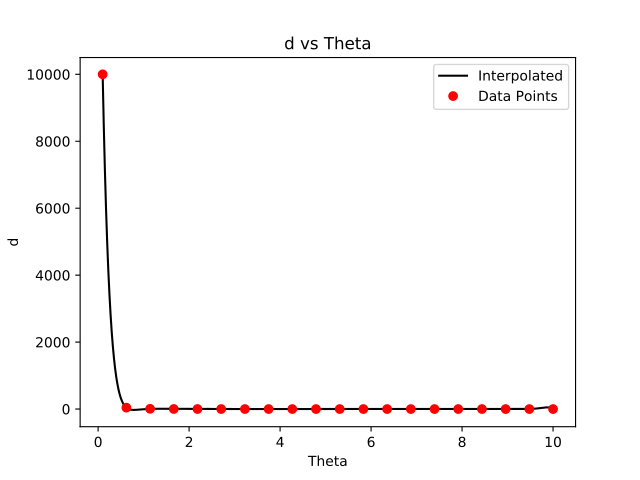

Write Python code to recreate this figure.
"""
Author: Pruthvi Suryadevara
Email:  pruthvi.suryadevara@tifr.res.in
Code to plot Mass as a function of radius

"""

import numpy as np
import matplotlib.pyplot as plt
import scipy.interpolate as inter
import scipy.optimize as root

Theta=float(input("Give a number between 0.1 and 10 : "))
if Theta>10 or Theta<0.1:
    print(" Input Theta is not between 0.1 and 10 ")
    exit()

d_arr=np.loadtxt('data.txt',skiprows=5,usecols=1)
theta_arr=np.loadtxt('data.txt',skiprows=5,usecols=0)
d_func= inter.lagrange(theta_arr,d_arr)
print("The value of data at theta =",Theta," is : ",d_func(Theta))

theta_s=np.linspace(0.1,10,400)
fig=plt.figure()
plt.plot(theta_s,d_func(theta_s),'k',label="Interpolated")
plt.plot(theta_arr,d_arr,'ro',label="Data Points")
plt.xlabel("Theta")
plt.ylabel("d")
plt.title("d vs Theta")
plt.legend()

d_dol_func= lambda x: d_func(x)-370.4
sol=root.newton(d_func-370.4,0.1)
print("the sol = ", sol) 
print("value_sol = ",d_func(sol))

plt.show()
